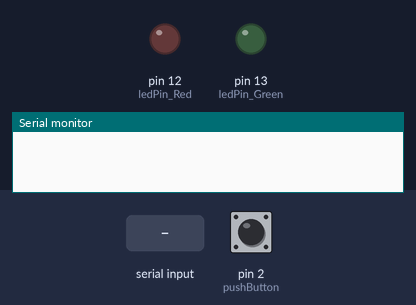
Simulated run of this sketch. Board: Arduino Uno, built with avr-gcc and run on an emulated ATmega328P. On the bench: output pins drawn as LEDs (lit = HIGH), the last lines printed to the serial monitor. Dashed ring = blinking. Inputs (shaded band) come from the test bench; at power-on: pin 2 (pushButton) LOW.

Above: at 1.2 s.
1.3 s: byte 3 (3) received over Serial
At 1.4 s:
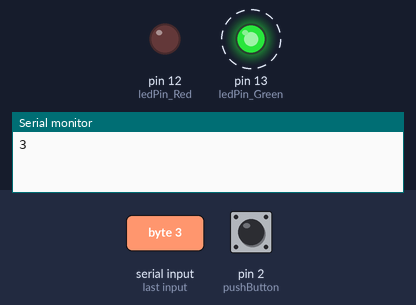
4.3 s: byte 2 (2) received over Serial
At 5.1 s:
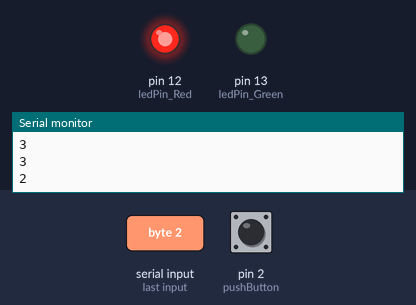
Timing chart, 0 to 7.3 s (numbered marks = the images above; inputs shaded):
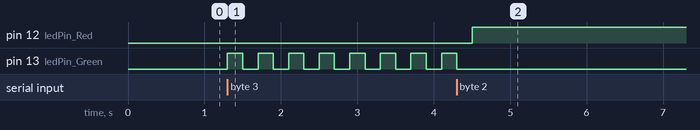

The sketch:

TP5_Bluetooth_SansInit.ino
```cpp
/*
Programme de reception Bluetooth via le logiciel MIT APP Inventor
- connectez deux leds sur les sorties digitales 13 et 12
- connecter le module bluetooth sur les broches 0 et 1 , puis l'alim GND 5V (une fois le programme uploadé)

Attention, avant d'uploader ce programme, veillez à débrancher le module bluetooth
car celui-ci utilise les broches 0 et 1 utilisées aussi pour uploader
un programme dans arduino

MATERIEL - MODULE BLUETOOTH V2:
Pin 1 - VCC => 3.3V Arduino
Pin 2 - TX => RX Arduino
Pin 3 - RX => TX Arduino
Pin 10 - Ground => Ground Arduino

*/

/* ENTETE DECLARATIVE */
//#define DEBUG

const int ledPin_Red = 12; // la led sera fixée à la broche 13
const int ledPin_Green = 13; // la led sera fixée à la broche 12
byte serialRX; // variable de reception de donnée via RX
byte serialTX; // variable de transmission de données via TX
volatile byte RX = 0;
boolean lastButtonState = LOW;
boolean buttonState;
int impulsion = 0;
const int speed_serial = 9600;      // communication Bluetooth
// digital pin 2 has a pushbutton attached to it. Give it a name:
int pushButton = 2;


// the following variables are long's because the time, measured in miliseconds,
// will quickly become a bigger number than can be stored in an int.
long lastDebounceTime = 0;  // the last time the output pin was toggled
long debounceDelay = 50;    // the debounce time; increase if the output flickers

void setup()
{
  Serial.begin(speed_serial); // initialisation de la connexion série (avec le module bluetooth)
  setupBlueToothConnection(); // démarrage liason série bluetooth cf fonction en bas

  pinMode(ledPin_Red, OUTPUT); // fixe la pin "ledpin" en sortie
  pinMode(ledPin_Green, OUTPUT); // fixe la pin "ledpin" en sortie

  //Déclaration du bouton poussoir
  pinMode(pushButton, INPUT);
}

void loop() {

  if (RX){
        RX=0;
        Serial.println(serialRX);
        switch (serialRX) {
        case 1: // si arduino reçois le chiffre 1 alors
          digitalWrite(ledPin_Red, LOW); // allume sur la broche "ledpin"
          digitalWrite(ledPin_Green, HIGH); // allume sur la broche "ledpin"
          break;
        case 2: // si arduino reçois le chiffre 2 alors
          digitalWrite(ledPin_Red, HIGH); // allume sur la broche "ledpin"
          digitalWrite(ledPin_Green, LOW); // allume sur la broche "ledpin"
          break;
        case 3: // si arduino reçois le chiffre 3 alors "clignote"
          RX = 1;
          digitalWrite(ledPin_Red, LOW); // assure l'extinction de la LED VERTE
          digitalWrite(ledPin_Green, HIGH);
          delay(200);
          digitalWrite(ledPin_Green, LOW);
          delay(200);
        }
  }


  ///////////////////////////////////////
  // read the input pin: Mettre un pull-up
  boolean reading  = digitalRead(pushButton);
  //Serial.println(reading);
  // print out the state of the button:

  if (reading != lastButtonState){
     lastDebounceTime=millis();
  }
    if ((millis()-lastDebounceTime) > debounceDelay){
      if ((reading == HIGH)&& (reading != buttonState)) {

          #ifdef DEBUG
                   Serial.print("reading:");Serial.print(reading);
                   Serial.print("|buttonState:");Serial.print(buttonState);
                   Serial.print("|buttonState_Last:");Serial.print(buttonState);
                   Serial.print("|impulsion:");
          #endif

            impulsion = impulsion + 1;
            Serial.println(impulsion);
       }
       buttonState = reading;
     }//fin du millis

lastButtonState = reading;
  ///////////////////////////////////////

}//fin du loop

//La fonction serialEvent est appelé après chaque boucle loop si un caractère est arrivé sur le port
void serialEvent(){ // si arduino reçoit quelquechose sur l'entrée RX
  serialRX = Serial.read(); // stocker la valeur reçue dans la variable SerialA
  RX = 1; //met la valeur RX à 1
}

void setupBlueToothConnection() // fonction de configuration du module bluetooth
{
/*
  Serial.begin(speed_serial); //vitesse de bluetooth
                              //initialisation de la connexion série (avec le module bluetooth)

  //  Serial.print("\r\n+STBD=115200\r\n"); // fixe la vitesse du bluetooth
  Serial.print("\r\n+STBD=9600\r\n"); // fixe la vitesse du bluetooth
  Serial.print("\r\n+STWMOD=0\r\n"); //bluetooth en mode esclave
  Serial.print("\r\n+STNA=Arduino"); //nom de l'appareil
  Serial.print("\r\n+STPIN=0000\r\n");//code pin "0000"
  Serial.print("\r\n+STOAUT=1\r\n"); // Permit Paired device to connect me
  Serial.print("\r\n+STAUTO=0\r\n"); // Auto-connection should be forbidden here
  delay(2000); // This delay is required.
  Serial.print("\r\n+INQ=1\r\n"); //make the slave bluetooth inquirable
  delay(2000); // This delay is required.
  Serial.flush();
*/
}
```

Measured:
- after the input at 1.3 s, pin 13 (ledPin_Green): alternates HIGH for 0.20 s and LOW for 0.20 s, starting at once
- after the input at 4.3 s, pin 12 (ledPin_Red): LOW → HIGH after 0.20 s; pin 13 (ledPin_Green): goes on until 4.3 s, then stays LOW
